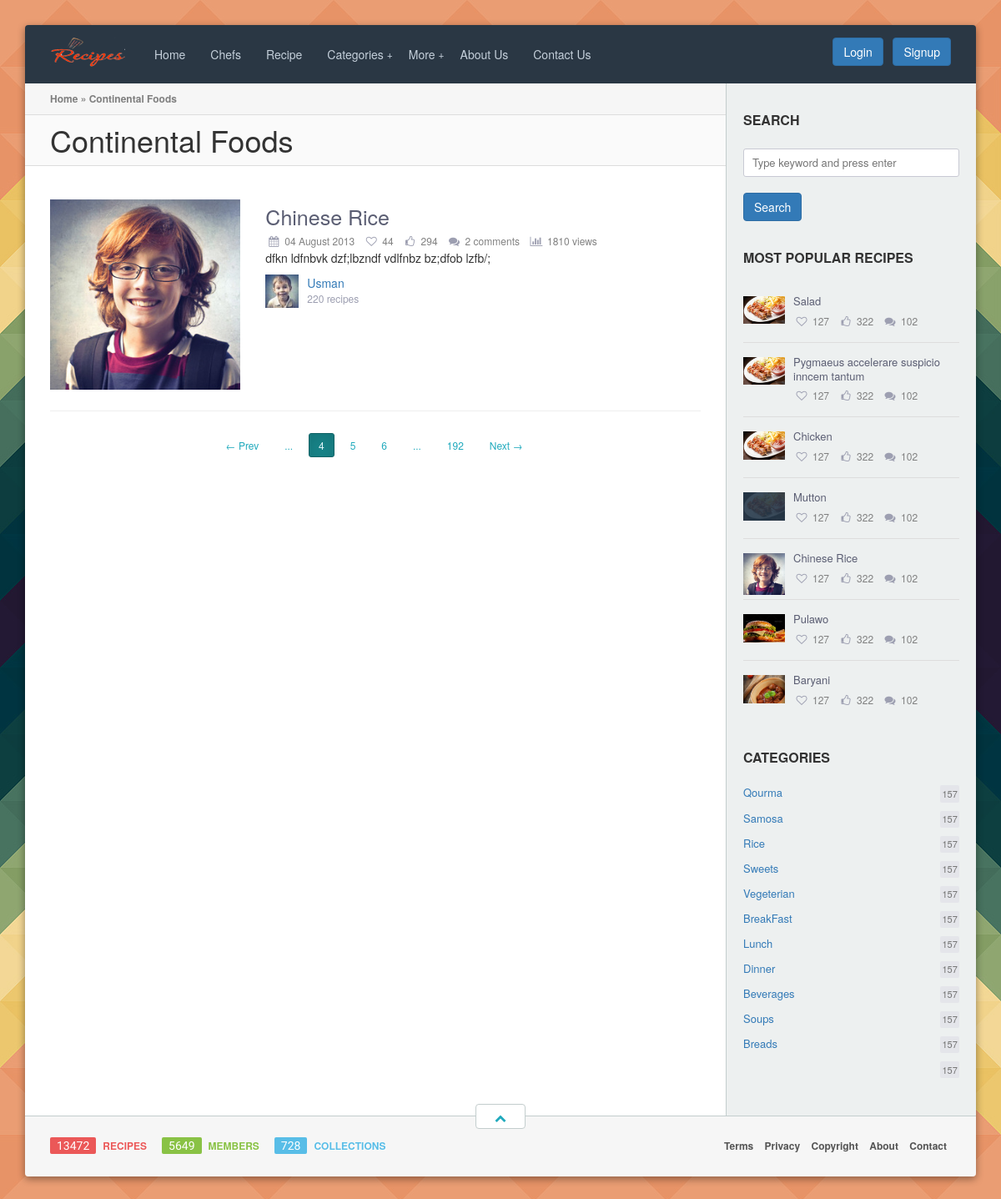
Page /continental_food.php on the committed database.
### tables this page shows
CREATE TABLE IF NOT EXISTS `dishes` (
  `dish_id` int(11) NOT NULL AUTO_INCREMENT,
  `dish_name` varchar(255) NOT NULL,
  `dish_ingred` longtext NOT NULL,
  `dish_direction` longtext NOT NULL,
  `dish_detail` longtext NOT NULL,
  `cat_id` int(11) NOT NULL,
  `chef_id` int(11) NOT NULL,
  `dish_photo` varchar(255) NOT NULL,
  `country_name` varchar(255) NOT NULL,
  PRIMARY KEY (`dish_id`)
);

CREATE TABLE IF NOT EXISTS `categories` (
  `cat_id` int(11) NOT NULL AUTO_INCREMENT,
  `cat_name` varchar(100) NOT NULL,
  `country_name` varchar(255) NOT NULL,
  PRIMARY KEY (`cat_id`)
);

CREATE TABLE IF NOT EXISTS `chefs` (
  `chef_id` int(11) NOT NULL AUTO_INCREMENT,
  `chef_name` varchar(255) NOT NULL,
  `chef_level` varchar(255) NOT NULL,
  `chef_photo` varchar(255) NOT NULL,
  PRIMARY KEY (`chef_id`)
);

### continental_food.php (the view, shortened to what this page needs)
<!DOCTYPE html>
<html lang="en">
<head>
	<?php include "includes/meta.php"; ?>
</head>
<body>
<section id="rw-layout" class="rw-layout">
<?php include "includes/header.php"; ?>
<div class="rw-section rw-container right-sidebar">
	<div class="rw-inner clearfix">
<?php include "includes/sidebar.php"; ?>
		<div class="rw-column rw-content">
			<div class="rw-row page-breadcrumb">
				<a href="#">Home</a> &raquo; <span>Continental Foods</span>
			</div>
			<div class="rw-row page-title">
				<h1>Continental Foods</h1>
			</div>
			<div class="rw-row">
				<div class="recipes-list">
<?php
$query=mysql_query("SELECT * FROM `dishes` where country_name='Continental Food' order by dish_id DESC ");
do{
	$data=mysql_fetch_array($query);
	if($data){
	$dish_name=$data['dish_name'];
	$dish_direction=$data['dish_direction'];
	$dish_photo=$data['dish_photo'];
	$chef_id=$data['chef_id'];
?>
					<div class="recipe clearfix">
						<div class="recipe-main-info clearfix">
							<div class="grid-container">
								<div class="entry-photo grid desk-4 alpha">
									<img src="admin/<?php echo $dish_photo; ?>" alt="" />
								</div>
								<div class="grid desk-8 omega">
									<div class="entry-title">
										<h2><a href="#"><?php echo $dish_name; ?></a></h2>
									</div>
									<div class="entry-controls minimal">
										<div class="control"> <i class="fa fa-calendar"></i> </div><span class="control-tip">04 August 2013</span>
										<a href="#" class="control entry-to-favorites" title="Add to favorites"> <i class="fa fa-heart-o"></i> </a><span class="control-tip">44</span>
										<a href="#" class="control entry-like" title="I like this!"> <i class="fa fa-thumbs-o-up"></i> </a> <span class="control-tip">294</span>
										<a href="#" class="control entry-comments" title="Comments"> <i class="fa fa-comments"></i> </a> <span class="control-tip">2 comments</span>
										<div class="control"> <i class="fa fa-bar-chart"></i> </div> <span class="control-tip">1810 views</span>
									</div>
									<div class="entry-content">
										<p><?php echo $dish_direction; ?></p>
									</div>
	<?php
		$chef_query = mysql_query("select * from `chefs` where chef_id = '$chef_id' ");
		$chef_data = mysql_fetch_array($chef_query);
		$chef_name = $chef_data['chef_name'];
		$chef_photo = $chef_data['chef_photo'];
	?>
									<div class="entry-info-author">
										<img src="admin/<?php echo $chef_photo; ?>" alt="" />
										<div class="author-name"><a href="#"><?php echo $chef_name; ?></a></div>
										<div class="total-recipes">220 recipes</div>
									</div>
								</div>
							</div>
						</div>
					</div>
					<?php }} while ($data);?>
				</div>
				<div class="recipes-pagination button-block center">
					<a class="button small nobg primary" href="#">&larr; Prev</a>
					<a class="button small nobg primary" href="#">...</a>
					<span class="button small nobg primary current">4</span>
					<a class="button small nobg primary" href="#">5</a>
					<a class="button small nobg primary" href="#">6</a>
					<a class="button small nobg primary" href="#">...</a>
					<a class="button small nobg primary" href="#">192</a>
					<a class="button small nobg primary" href="#">Next &rarr;</a>
				</div>
			</div>
		</div>
	</div>
</div>
<?php include "includes/footer.php"; ?>
</section>
</body>
</html>

### includes/sidebar.php (shortened to what this page needs)
<div class="rw-column rw-sidebar">
	<div class="the-sidebar">
		<aside class="widget widget-search">
			<div class="widget-title"><h3>Search</h3></div>
			<form method="get" class="search-form" action="">
				<input type="text" class="search-field fullwidth" name="dish_name" placeholder="Type keyword and press enter" value="">
				<button type="submit" class="btn btn-primary" name="submit">Search</button>
			</form>
		</aside>
		<aside class="widget widget-posts">
			<div class="widget-title"><h3>Most popular recipes</h3></div>
			<div class="widget-posts-list">
<?php
$query=mysql_query("SELECT * FROM `dishes` order by dish_id DESC ");
do{
	$data=mysql_fetch_array($query);
	if($data){
	$dish_name=$data['dish_name'];
	$dish_id=$data['dish_id'];
	$dish_photo=$data['dish_photo'];
?>
				<div class="post">
					<div class="entry-photo">
						<img src="admin/<?php echo $dish_photo; ?>" alt="" />
					</div>
					<div class="entry-title">
						<a href="view_recipe.php?dish_id=<?php echo $dish_id; ?>"><?php echo $dish_name; ?></a>
					</div>
					<div class="entry-controls minimal">
						<a href="#" class="control entry-to-favorites" title="Add to favorites"> <i class="fa fa-heart-o"></i> </a><span class="control-tip">127</span>
						<a href="#" class="control entry-like" title="I like this!"> <i class="fa fa-thumbs-o-up"></i> </a> <span class="control-tip">322</span>
						<a href="#" class="control entry-comments" title="Comments"> <i class="fa fa-comments"></i> </a> <span class="control-tip">102</span>
					</div>
				</div>
	<?php }} while ($data);?>
			</div>
		</aside>
		<aside class="widget widget-categories">
			<div class="widget-title"><h3>Categories</h3></div>
	<?php
	$query=mysql_query("SELECT * FROM `categories`");
	while($row=mysql_fetch_array($query)){
	?>
			<ul>
				<li><a href="#"><?php echo $row['cat_name']; ?> <span class="mark light-gray">157</span></a></li>
			</ul>
	<?php } ?>
		</aside>
	</div>
</div>

### rows in the picture
dishes: dish_photo (picture), dish_name "Salad"
dishes: dish_photo (picture), dish_name "Pygmaeus accelerare suspicio inncem tantum"
dishes: dish_photo (picture), dish_name "Chicken"
dishes: dish_photo (picture), dish_name "Mutton"
dishes: dish_photo (picture), dish_name "Chinese Rice", dish_direction "dfkn ldfnbvk dzf;lbzndf vdlfnbz bz;dfob lzfb/;", chef.chef_photo (picture), chef.chef_name "Usman"
dishes: dish_photo (picture), dish_name "Pulawo"
dishes: dish_photo (picture), dish_name "Baryani"
categories: cat_name "Qourma"
categories: cat_name "Samosa"
categories: cat_name "Rice"
categories: cat_name "Sweets"
categories: cat_name "Vegeterian"
categories: cat_name "BreakFast"
categories: cat_name "Lunch"
categories: cat_name "Dinner"
categories: cat_name "Beverages"
categories: cat_name "Soups"
categories: cat_name "Breads"
